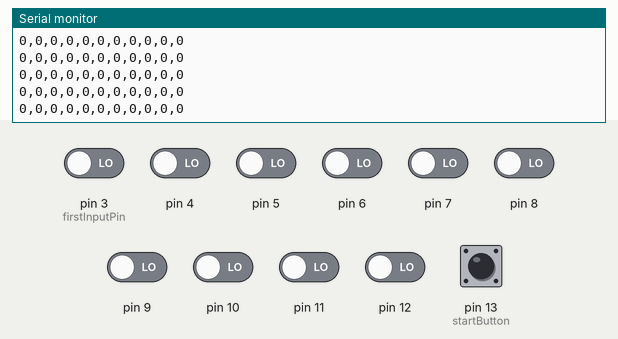
A sketch run on a simulated Arduino Uno, built with avr-gcc and run on an emulated ATmega328P. On the bench: the last lines printed to the serial monitor. The inputs (shaded band) are chosen by the test bench; at power-on: pin 3 (firstInputPin), pin 4–12, pin 13 (startButton) LOW.

Above: at 1.2 s.
1.3 s: pin 3 (firstInputPin) driven HIGH
At 2.0 s:
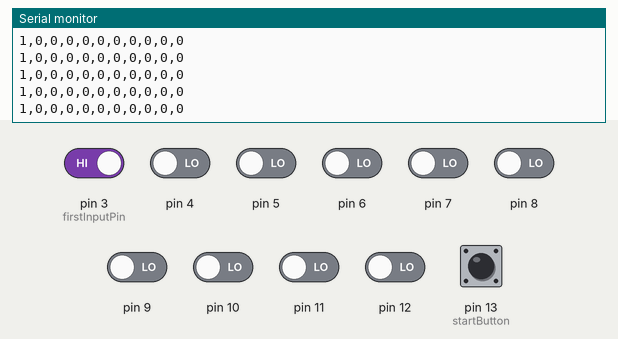
4.3 s: pin 4 driven HIGH
At 5.3 s:
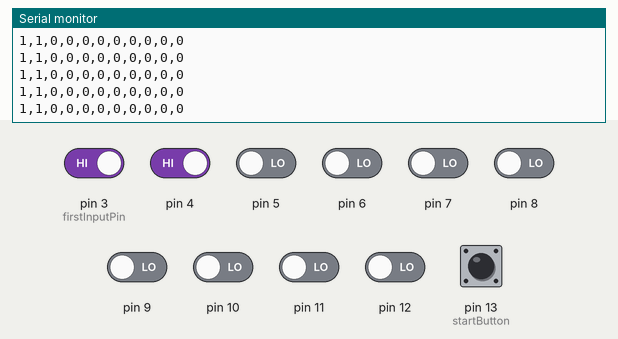
5.8 s: pin 5 driven HIGH
At 6.7 s:
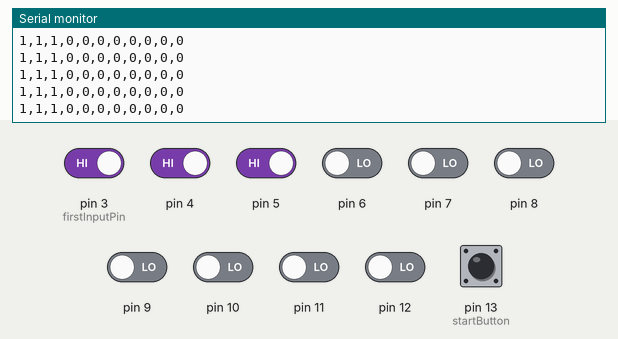
8.8 s: pin 6 driven HIGH
At 9.4 s:
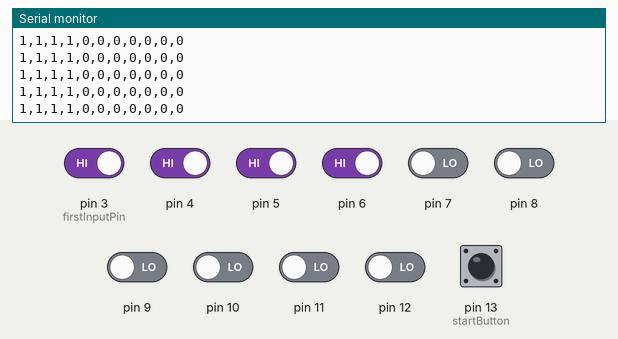
11.8 s: pin 7 driven HIGH
At 12.4 s:
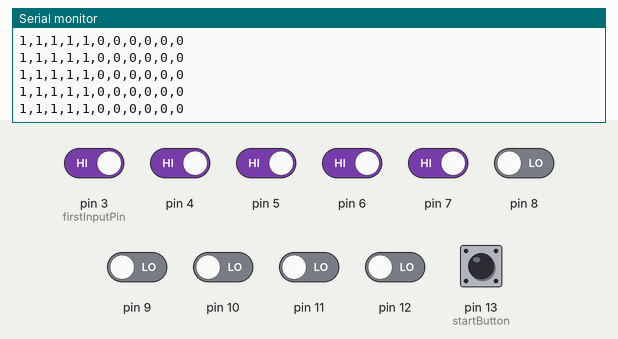
14.8 s: pin 8 driven HIGH
At 15.9 s:
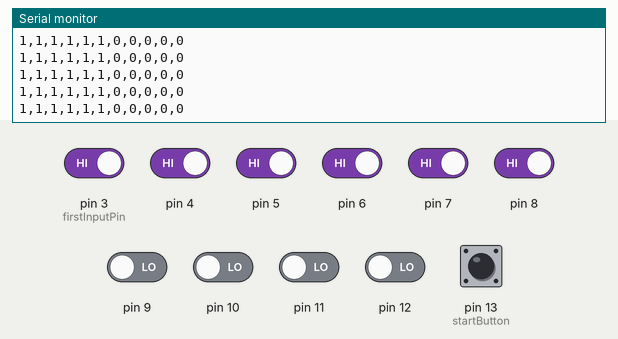

Measured:
- after the input at 1.3 s, the serial monitor: prints a new line after 0.09 s (image 1)
- after the input at 4.3 s, the serial monitor: prints a new line after 0.08 s (image 2)
- after the input at 5.8 s, the serial monitor: prints a new line after 0.09 s (image 3)
- after the input at 8.8 s, the serial monitor: prints a new line after 0.08 s (image 4)
- after the input at 11.8 s, the serial monitor: prints a new line after 0.09 s (image 5)
- after the input at 14.8 s, the serial monitor: prints a new line after 0.08 s (image 6)

The sketch:

TheMashingControllerWeb.ino
```cpp
int numInputs = 10;//leave this as it is, as the Chrome app currently expects 10 values!
int firstInputPin = 3;//change this depending on where your first button is plugged in
int lastInputPin = numInputs + firstInputPin;
int startButton = 13;

void setup() {
 Serial.begin(9600);
 for (int i = firstInputPin; i < lastInputPin; i++) {
   pinMode(i, INPUT);
 };
 pinMode(startButton, INPUT);
}

void loop() {
  String allButtonStates = "";
  for (int i = firstInputPin; i < lastInputPin; i++) {
    allButtonStates += String(digitalRead(i));//put ! in front of digitalRead if your pins go low on a button press
    allButtonStates += ",";
  };
  allButtonStates += String(digitalRead(startButton));
  Serial.println(allButtonStates);
}
```
